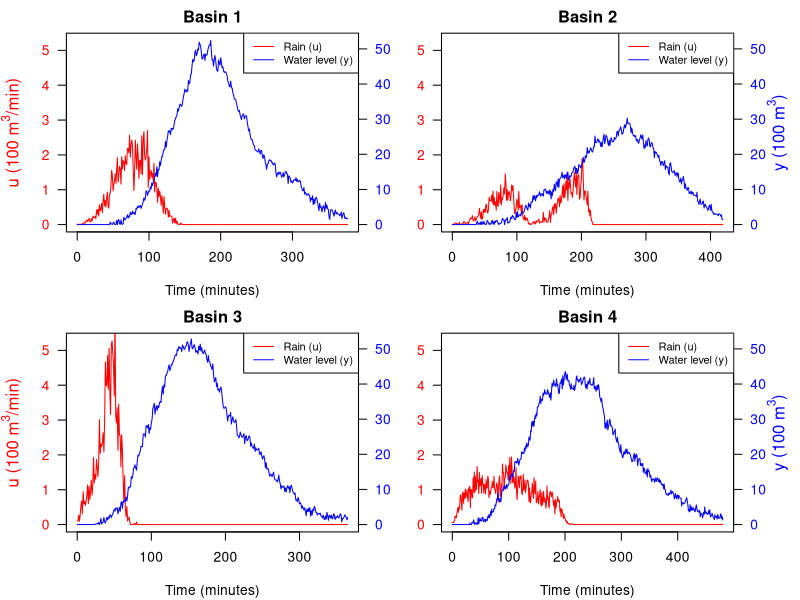

Source code (R):
setwd(dirname(dirname(rstudioapi::getActiveDocumentContext()$path)));getwd() # automatically sets WD to repo-base

# load R modules
b1 <- read.csv("data/rain1.csv")
b2 <- read.csv("data/rain2.csv")
b3 <- read.csv("data/rain3.csv")
b4 <- read.csv("data/rain4.csv")


# plot helpers
# limits
y_min <- 0
y_max <- max(c(b1$y, b2$y, b3$y, b4$y))
x_min <- 0
x_max <- max(c(b1$minutes, b2$minutes, b3$minutes, b4$minutes))

double_axis_plot <- function(data, title, side, x_max, y_max){
  if (side != "left" && side != "right") {
    stop("Invalid side argument. Choose 'left' or 'right'.")
  }
  
  plot(data$minutes, data$u, type="l", col="red",
       xlab="Time (minutes)", ylab="", yaxt="n",
       main=title, ylim=c(y_min, y_max/10))
  axis(side=2, col.axis="red", las=1)
  par(new=TRUE)
  plot(data$minutes, data$y, type="l", col="blue", axes=FALSE, xlab="", ylab="", 
       ylim=c(0, max(b1$y, na.rm = TRUE)))
  axis(side=4, at=pretty(range(b1$y)), col.axis="blue", las=1)
  legend("topright", legend=c("Rain (u)", "Water level (y)"), col=c("red", "blue"), lty=1, cex=0.8)
  
  if (side == "left"){
    mtext(expression(paste("u (100 ", m^3, "/min)")), side=2, line=2.5, col="red")
  } else if (side == "right") {
    mtext(expression(paste("y (100 ", m^3, ")")), side=4, line=2.5, col="blue")
  } 
}

# We plot u (measured incoming rain) and y (measured water level) for each basin
old_mar <- par("mar")
par(mfrow=c(2,2), oma=c(0,0,0,3), mar=c(4.1, 4, 2, 1))
# We plot two lines in each plot, rainfall scaled by 10 visually
double_axis_plot(b1, "Basin 1", "left", x_max, y_max)
double_axis_plot(b2, "Basin 2", "right", x_max, y_max)
double_axis_plot(b3, "Basin 3", "left", x_max, y_max)
double_axis_plot(b4, "Basin 4", "right", x_max, y_max)
